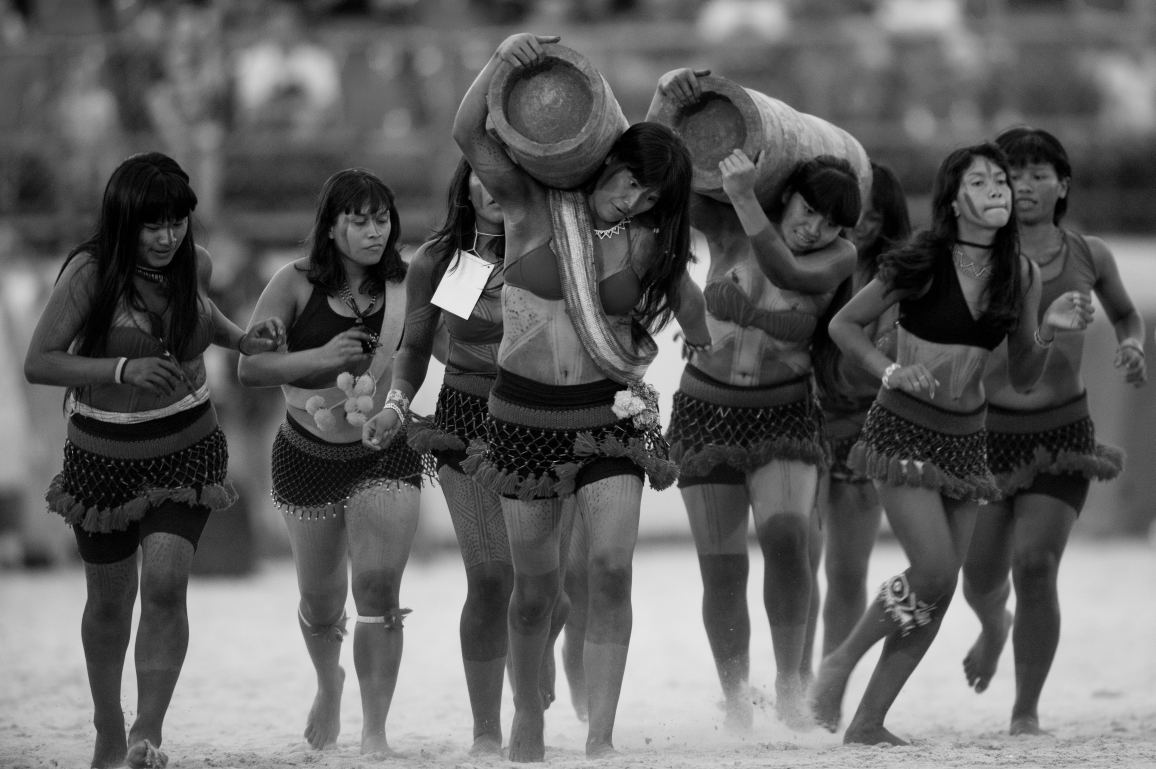
#> input picture Processamento de Imagens/MULHERES.jpg, 3466 x 2307 px (shown at 1/3 size)
$ python P8.py
#> lines starting #> are read from the running program, lines starting #| are printed output that depends on the picture
import cv2
import numpy as np
import matplotlib.pyplot as plt

img = cv2.imread('MULHERES.jpg')
#> img is the input picture: shape (2307, 3466, 3); min 0, max 246, mean 95.5
rows,cols,ch = img.shape
#> rows = 2307; cols = 3466; ch = 3

pts1 = np.float32([[56,65],[368,52],[28,387],[389,390]])
pts2 = np.float32([[0,0],[300,0],[0,300],[300,300]])

M = cv2.getPerspectiveTransform(pts1,pts2)

dst = cv2.warpPerspective(img,M,(1000,1000))
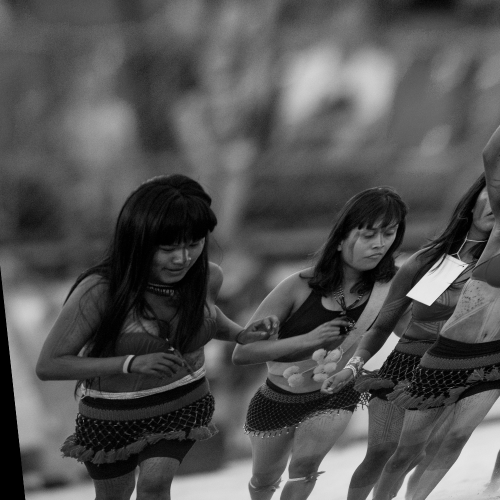
#> dst: shape (1000, 1000, 3) (shown at 1/2 size); min 0, max 235, mean 83

plt.subplot(121),plt.imshow(img),plt.title('Antes')
plt.subplot(122),plt.imshow(dst),plt.title('Depois')
plt.show()
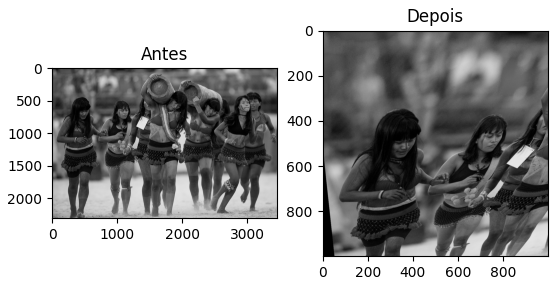
#> figure drawn by matplotlib, 2 panels
